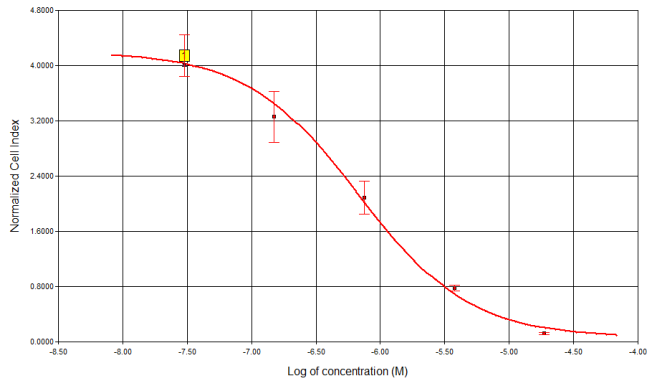
#> input picture system_bio/mtea/si/fl_p12_img1.png, 652 x 386 px; its folder holds 8 pictures in this run
$ python flobak_synergy.py
#> lines starting #> are read from the running program, lines starting #| are printed output that depends on the picture; after the words box and inside, x2 and y2 are one past the last pixel; in counts of white or black regions, pixels touching at a corner belong together
"""Growth-level synergy from Flobak 2015 S1 Text: pixel-digitised 48 h growth (21 combinations) and single-drug dose-response profiles.
For each combination (each drug at 0.5 x its GI50-like dose): authors' HSA-type criterion, Bliss excess at the half dose, Loewe combination index (CI)."""
import numpy as np, pandas as pd
from PIL import Image
from scipy import stats
S = "si/"
def load(f): return np.array(Image.open(S + f).convert("RGB")).astype(int)
#> called with f = 'fl_p12_img1.png'
COL = {"red": lambda p: (p[..., 0] > 200) & (p[..., 1] < 70) & (p[..., 2] < 70),
       "green": lambda p: (p[..., 0] < 90) & (p[..., 1] > 190) & (p[..., 2] < 90),
       "blue": lambda p: (p[..., 0] < 70) & (p[..., 1] < 70) & (p[..., 2] > 190),
       "magenta": lambda p: (p[..., 0] > 190) & (p[..., 1] < 70) & (p[..., 2] > 190)}

# ---------------- dose-response profiles (48 h cell index vs log10 dose; fitted curves) ----------------
DR = {  # drug: (file, xmin, xmax, ymin, ymax, log10 dose used in combinations)
    "PI103": ("fl_p12_img1.png", -8.5, -4.0, 0.0, 4.8, np.log10(0.7e-6)),
    "PD0325901": ("fl_p12_img5.png", -10.0, -4.0, 1.2, 4.8, np.log10(35e-9)),
    "5Z": ("fl_p13_img1.png", -7.5, -5.0, 1.0, 3.5, np.log10(0.5e-6)),
    "PKF118-310": ("fl_p12_img3.png", -8.0, -6.0, 0.0, 5.4, np.log10(150e-9)),
    "AKTi": ("fl_p13_img3.png", -6.0, -4.0, -0.7, 3.5, np.log10(10e-6)),
}
def frame(im):
    dark = (im.sum(axis=2) < 640) & (abs(im[:, :, 0] - im[:, :, 1]) < 15)      # gray / black grid and frame (incl. anti-aliased)
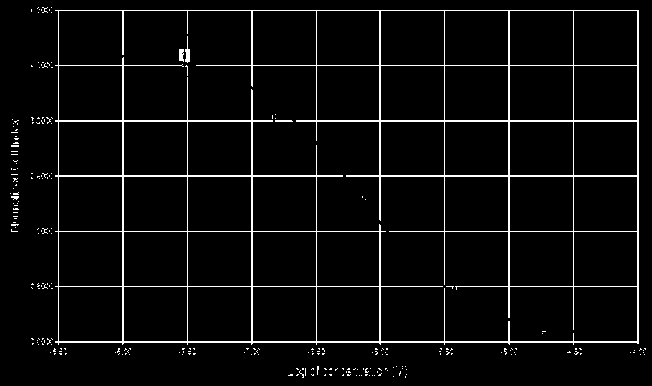
#> dark: shape (386, 652) bool; 4.6% white in thin lines or dots
    rows = dark.sum(1); cols = dark.sum(0)
#> after `rows = dark.sum(1)`: rows = 386 values, max 591 at index 231, min 0 at index 0, mean 30.01
#> after `cols = dark.sum(0)`: cols = 652 values, max 335 at index 58, min 0 at index 0, mean 17.77
    r = np.where(rows > 0.8 * im.shape[1])[0]; c = np.where(cols > 0.8 * im.shape[0])[0]
#> after `r = np.where(rows > 0.8 * im.shape[1])[0]`: r = [10, 65, 120, 121, 175, 176, 231, 286, 341, 342]
#> after `c = np.where(cols > 0.8 * im.shape[0])[0]`: c = [58, 122, 123, 187, 251, 252, 316, 379, 380, 444, 508, 509, 573, 637, 638]
    if len(r) == 0 or len(c) == 0:
        r = np.where(rows > 0.7 * rows.max())[0]; c = np.where(cols > 0.7 * cols.max())[0]
    return c.min(), c.max(), r.min(), r.max()
def dose_curve(drug):
    f, xmin, xmax, ymin, ymax, dose = DR[drug]
    im = load(f); x0, x1, y0, y1 = frame(im)
#> after `x0, x1, y0, y1 = frame(im)`: x0 = 58; x1 = 638; y0 = 10; y1 = 342
    m = (im[..., 0] > 180) & (im[..., 1] < 170) & (im[..., 2] < 170) & ((im[..., 0] - im[..., 1]) > 80)
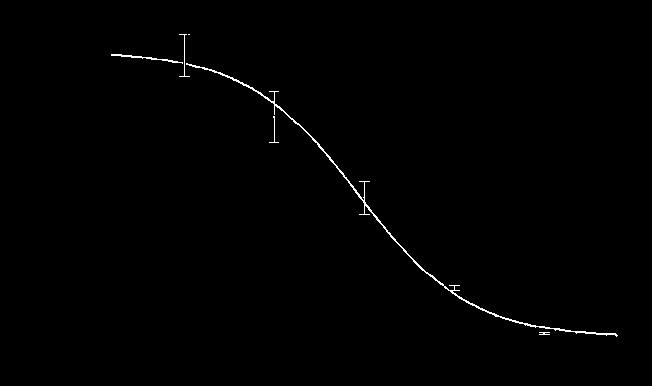
#> m: shape (386, 652) bool; 0.55% white in thin lines or dots, all inside (x1, y1, x2, y2) = (111, 34, 618, 337)
    xs, vals = [], []
    for x in range(x0 + 2, x1 - 1):
        ys = np.where(m[y0 + 2:y1 - 1, x])[0]
        if len(ys): xs.append(x); vals.append(ys.mean() + y0 + 2)
#> after the loop, vals = 507 values, max 335 at index 505, min 54.5 at index 0, mean 197.4; xs = 507 values from 111 to 617
    vals = pd.Series(vals).rolling(9, center=True, min_periods=1).median().values
#> vals = 507 values, max 334 at index 506, min 54.5 at index 0, mean 197.4
    logd = xmin + (np.array(xs) - x0) / (x1 - x0) * (xmax - xmin)
#> logd = 507 values from -8.09 to -4.16
    ci = ymax - (vals - y0) / (y1 - y0) * (ymax - ymin)
#> ci = 507 values, max 4.16 at index 0, min 0.116 at index 506, mean 2.09
    return logd, ci, dose
CURVES = {}
for d in DR:
    logd, ci, dose = dose_curve(d)
#> logd = 507 values from -8.09 to -4.16; dose = -6.15
    ci0 = ci[:5].mean()
#> ci0 = 4.16
    fa = (ci0 - ci) / (ci0 - 1.0)
#> fa = 507 values, max 1.28 at index 506, min 0 at index 0, mean 0.654
    fa = np.maximum.accumulate(np.clip(fa, -0.2, 1.5))     # enforce monotone increasing with dose
#> fa = 507 values from 0 to 1.28
    CURVES[d] = (logd, fa, dose, ci0)
    print(f"{d:11} log10 dose range {logd.min():.2f}..{logd.max():.2f}, CI0 {ci0:.2f}; fa at dose {np.interp(dose, logd, fa):.2f}, at dose/2 {np.interp(dose-np.log10(2), logd, fa):.2f}, at dose/4 {np.interp(dose-np.log10(4), logd, fa):.2f}; max fa {fa.max():.2f}")
#| PI103       log10 dose range -8.09..-4.16, CI0 4.16; fa at dose 0.65, at dose/2 0.43, at dose/4 0.26; max fa 1.28
#> pass 2 of the loop `for d in DR:`:
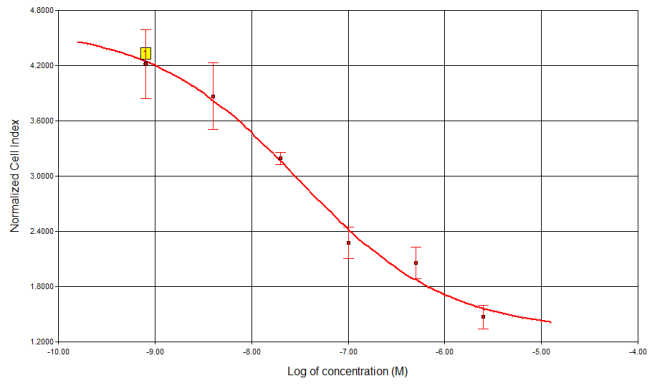
#> input picture system_bio/mtea/si/fl_p12_img5.png, 652 x 386 px
#> in frame (call 2), `dark = (im.sum(axis=2) < 640) & (abs(im[:, :, 0] - im[:, :, 1]) < 15)`:
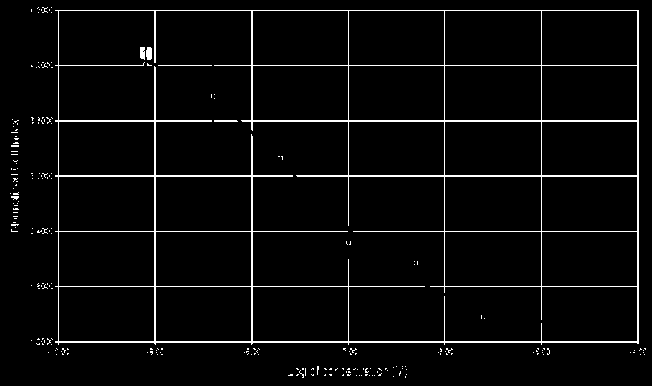
#> dark: shape (386, 652) bool; 3.9% white in thin lines or dots
#> rows = 386 values, max 592 at index 231, min 0 at index 0, mean 25.68
#> cols = 652 values, max 335 at index 58, min 0 at index 0, mean 15.2
#> c = [58, 154, 155, 251, 252, 444, 541, 637, 638]
#> in dose_curve (call 2), `m = (im[..., 0] > 180) & (im[..., 1] < 170) & (im[..., 2] < 170) & ((i..`:
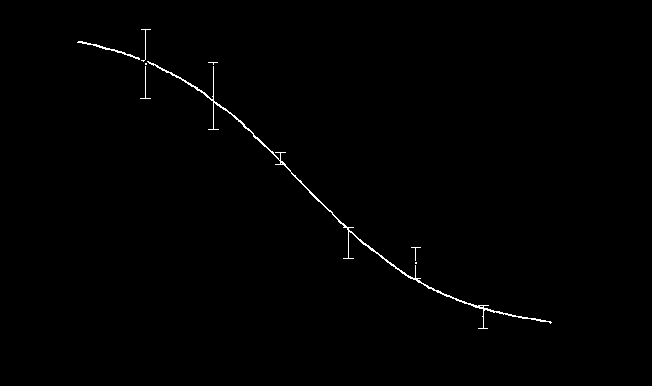
#> m: shape (386, 652) bool; 0.55% white in thin lines or dots, all inside (x1, y1, x2, y2) = (77, 29, 552, 329)
#> the loop in dose_curve (call 2), `for x in range(x0 + 2, x1 - 1):` made 577 passes
#> ys on passes 18 to 20: [30], [29, 30], [29, 30]
#> after the loop in dose_curve (call 2), `for x in range(x0 + 2, x1 - 1):`: vals = 475 values, max 322 at index 473, min 41.5 at index 1, mean 188.5; xs = 475 values from 77 to 551
#> in dose_curve (call 2), `vals = pd.Series(vals).rolling(9, center=True, min_periods=1).median()..`: vals = 475 values, max 321.5 at index 474, min 41.5 at index 0, mean 188.4
#> in dose_curve (call 2), `logd = xmin + (np.array(xs) - x0) / (x1 - x0) * (xmax - xmin)`: logd = 475 values from -9.8 to -4.9
#> in dose_curve (call 2), `ci = ymax - (vals - y0) / (y1 - y0) * (ymax - ymin)`: ci = 475 values, max 4.46 at index 0, min 1.42 at index 474, mean 2.87
#> `logd, ci, dose = dose_curve(d)`: logd = 475 values from -9.8 to -4.9; dose = -7.46
#> ci0 = 4.46
#> `fa = (ci0 - ci) / (ci0 - 1.0)`: fa = 475 values, max 0.878 at index 474, min -0.000471 at index 0, mean 0.46
#> `fa = np.maximum.accumulate(np.clip(fa, -0.2, 1.5))`: fa = 475 values from -0.000471 to 0.878
#| PD0325901   log10 dose range -9.80..-4.90, CI0 4.46; fa at dose 0.45, at dose/2 0.36, at dose/4 0.27; max fa 0.88
#> pass 3 of the loop `for d in DR:`:
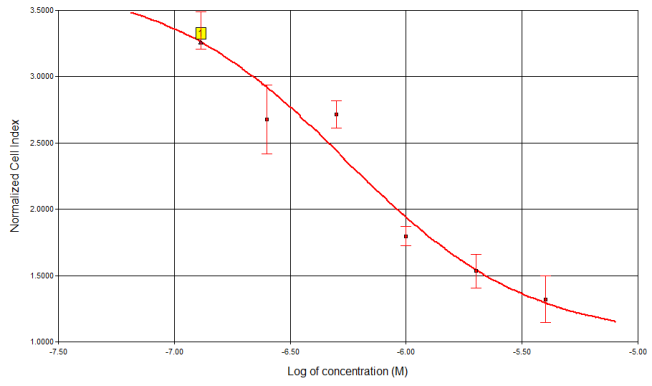
#> input picture system_bio/mtea/si/fl_p13_img1.png, 652 x 386 px
#> in frame (call 3), `dark = (im.sum(axis=2) < 640) & (abs(im[:, :, 0] - im[:, :, 1]) < 15)`:
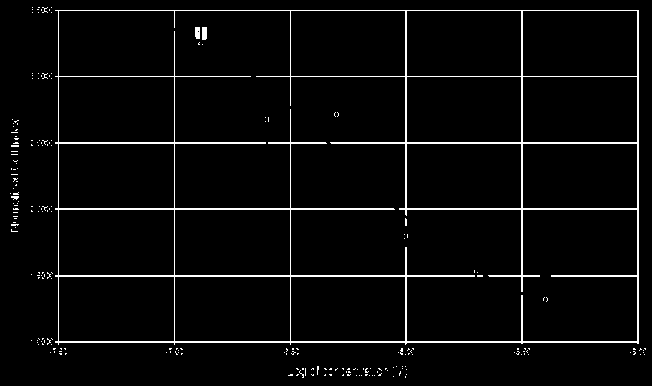
#> dark: shape (386, 652) bool; 3.8% white in thin lines or dots
#> rows = 386 values, max 589 at index 209, min 0 at index 0, mean 24.59
#> cols = 652 values, max 335 at index 58, min 0 at index 0, mean 14.56
#> r = [10, 76, 142, 143, 208, 209, 275, 276, 341, 342]
#> c = [58, 174, 290, 405, 406, 521, 522, 637, 638]
#> in dose_curve (call 3), `m = (im[..., 0] > 180) & (im[..., 1] < 170) & (im[..., 2] < 170) & ((i..`:
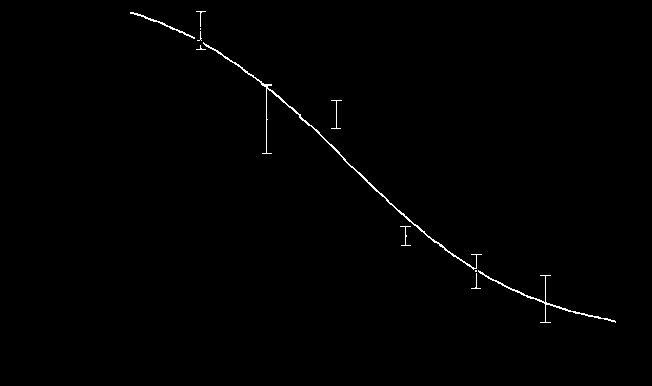
#> m: shape (386, 652) bool; 0.57% white in thin lines or dots, all inside (x1, y1, x2, y2) = (130, 11, 616, 323)
#> after the loop in dose_curve (call 3), `for x in range(x0 + 2, x1 - 1):`: vals = 485 values, max 321.5 at index 484, min 12.5 at index 0, mean 177.5; xs = 485 values from 130 to 615
#> in dose_curve (call 3), `vals = pd.Series(vals).rolling(9, center=True, min_periods=1).median()..`: vals = 485 values, max 320.5 at index 480, min 12.5 at index 0, mean 177.5
#> in dose_curve (call 3), `logd = xmin + (np.array(xs) - x0) / (x1 - x0) * (xmax - xmin)`: logd = 485 values from -7.19 to -5.1
#> in dose_curve (call 3), `ci = ymax - (vals - y0) / (y1 - y0) * (ymax - ymin)`: ci = 485 values, max 3.48 at index 0, min 1.16 at index 480, mean 2.24
#> `logd, ci, dose = dose_curve(d)`: logd = 485 values from -7.19 to -5.1; dose = -6.3
#> ci0 = 3.48
#> `fa = (ci0 - ci) / (ci0 - 1.0)`: fa = 485 values, max 0.935 at index 480, min -0.000911 at index 0, mean 0.5
#> `fa = np.maximum.accumulate(np.clip(fa, -0.2, 1.5))`: fa = 485 values from -0.000911 to 0.935
#| 5Z          log10 dose range -7.19..-5.10, CI0 3.48; fa at dose 0.39, at dose/2 0.27, at dose/4 0.08; max fa 0.93
#> (the run stopped early here; a loop or call above may not have finished)
